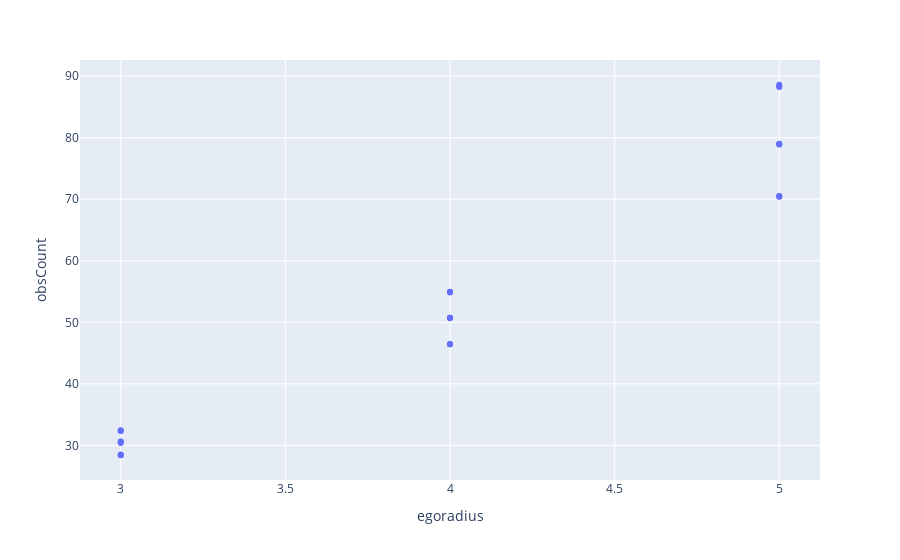

Notebook code cell kept with this figure:
### Code cell
# wide_df = pd.DataFrame(dict(Month=["Jan", "Feb", "Mar"], London=[1,2,3], Paris=[3,1,2]))
# tidy_df = df.melt(id_vars="egoradius")

fig = px.scatter(df, x="egoradius", y="obsCount")
fig.show()

### Figure 1 — Plotly figure (JSON) as saved in the notebook; plotly's stock layout.template omitted (floating-point values rounded to 4 significant figures)
{"data": [{"hoverlabel": {"namelength": 0}, "hovertemplate": "egoradius=%{x}<br>obsCount=%{y}", "legendgroup": "", "marker": {"color": "#636efa", "symbol": "circle"}, "mode": "markers", "name": "", "showlegend": false, "type": "scatter", "x": [3, 5, 5, 4, 4, 3, 5, 5, 5, 3, 3, 4, 3, 3, 5, 4, 3, 5, 4, 3, 5, 5, 3, 4, 4, 4, 4], "xaxis": "x", "y": [32.38, 88.42, 78.98, 46.43, 50.75, 32.33, 88.61, 88.26, 79.03, 32.48, 30.6, 46.49, 30.63, 28.42, 70.47, 54.93, 28.4, 70.53, 50.67, 28.51, 70.41, 78.9, 30.38, 46.42, 54.95, 54.83, 50.75], "yaxis": "y"}], "layout": {"legend": {"tracegroupgap": 0}, "margin": {"t": 60}, "xaxis": {"anchor": "y", "domain": [0, 1], "title": {"text": "egoradius"}}, "yaxis": {"anchor": "x", "domain": [0, 1], "title": {"text": "obsCount"}}}}
